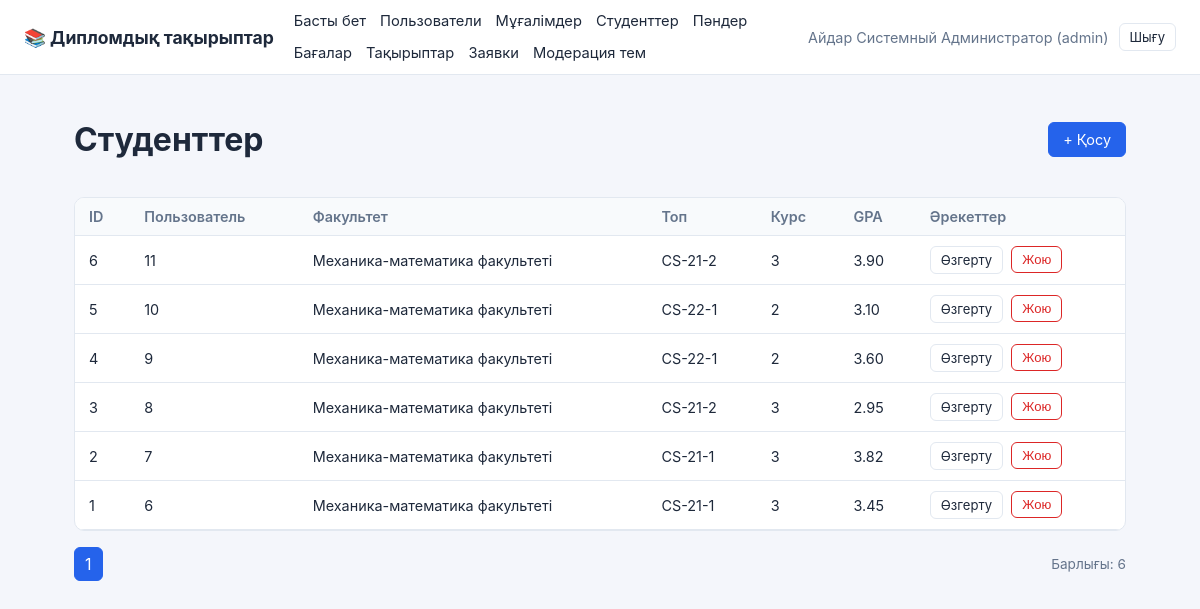
The page /index.php?r=crud/list&entity=students (signed in) on the database its author committed.
### tables this page shows
CREATE TABLE students (
    id          INT AUTO_INCREMENT PRIMARY KEY,
    user_id     INT NOT NULL,
    faculty     VARCHAR(150),
    program     VARCHAR(150),
    study_group VARCHAR(50),
    course_year TINYINT,
    gpa         DECIMAL(3,2),
    FOREIGN KEY (user_id) REFERENCES users(id) ON DELETE CASCADE
);

### src/CrudController.php (called while the page is built, shortened)
<?php
class CrudController
{
    private function resolveEntity(): array
    {
        $name = $_GET['entity'] ?? $_POST['entity'] ?? '';
        $all = entities_config();
        $config = $all[$name];
        return [$name, $config];
    }
    public function list(): void
    {
        [$name, $config] = $this->resolveEntity();
        $model = new CrudModel($config);
        $page = max(1, (int)($_GET['page'] ?? 1));
        $total = $model->count();
        $totalPages = max(1, (int)ceil($total / self::PER_PAGE));
        $page = min($page, $totalPages);
        $rows = $model->paginate($page, self::PER_PAGE);
        require BASE_PATH . '/views/crud/list.php';
    }
}

### public/index.php (called while the page is built, shortened)
<?php
require_once dirname(__DIR__) . '/config/config.php';
$route = $_GET['r'] ?? 'auth/login';
[$seg1, $seg2] = array_pad(explode('/', $route, 2), 2, 'index');
$routes = [
    'auth' => [
        'login'  => ['AuthController', 'GET' === $_SERVER['REQUEST_METHOD'] ? 'loginForm' : 'login'],
        'logout' => ['AuthController', 'logout'],
    ],
    'dashboard' => [
        'index' => ['DashboardController', 'index'],
    ],
    'crud' => [
        'list'   => ['CrudController', 'list'],
        'create' => ['CrudController', 'GET' === $_SERVER['REQUEST_METHOD'] ? 'createForm' : 'save'],
        'edit'   => ['CrudController', 'GET' === $_SERVER['REQUEST_METHOD'] ? 'editForm' : 'save'],
        'delete' => ['CrudController', 'delete'],
    ],
    'topics' => [
        'moderate' => ['TopicsController', 'moderate'],
        'decide'   => ['TopicsController', 'decide'],
    ],
];
[$controllerName, $method] = $routes[$seg1][$seg2];
$controller = new $controllerName();
$controller->$method();

### config/config.php (called while the page is built, shortened)
<?php
spl_autoload_register(function (string $class): void {
    $file = BASE_PATH . '/src/' . $class . '.php';
});

### src/Auth.php (called while the page is built, shortened)
<?php
class Auth
{
    public static function check(): bool
    {
        return isset($_SESSION['user']);
    }
    public static function role(): ?string
    {
        return $_SESSION['user']['role'] ?? null;
    }
}

### src/Database.php (called while the page is built, shortened)
<?php
class Database
{
    private static ?PDO $instance = null;
    public static function connection(): PDO
    {
        if (self::$instance === null) {
            $dsn = 'mysql:host=' . DB_HOST . ';dbname=' . DB_NAME . ';charset=' . DB_CHARSET;
            try {
                self::$instance = new PDO($dsn, DB_USER, DB_PASS, [
                    PDO::ATTR_ERRMODE            => PDO::ERRMODE_EXCEPTION,
                    PDO::ATTR_DEFAULT_FETCH_MODE => PDO::FETCH_ASSOC,
                    PDO::ATTR_EMULATE_PREPARES   => false,
                ]);
            } catch (PDOException $e) {
                http_response_code(500);
                die('Ошибка подключения к БД. Проверьте config/config.php и что MySQL запущен в XAMPP.');
            }
        }
        return self::$instance;
    }
}

### src/CrudModel.php (called while the page is built, shortened)
<?php
class CrudModel
{
    private PDO $pdo;
    private string $table;
    private string $pk;
    public function __construct(array $entityConfig)
    {
        $this->pdo = Database::connection();
        $this->table = $entityConfig['table'];
        $this->pk = $entityConfig['pk'];
    }
    private function tableIdent(): string
    {
        return '`' . preg_replace('/[^a-zA-Z0-9_]/', '', $this->table) . '`';
    }
    private function pkIdent(): string
    {
        return '`' . preg_replace('/[^a-zA-Z0-9_]/', '', $this->pk) . '`';
    }
    public function count(): int
    {
        $stmt = $this->pdo->query('SELECT COUNT(*) FROM ' . $this->tableIdent());
        return (int)$stmt->fetchColumn();
    }
    public function paginate(int $page, int $perPage = 10): array
    {
        $page = max(1, $page);
        $offset = ($page - 1) * $perPage;
        $sql = 'SELECT * FROM ' . $this->tableIdent() . ' ORDER BY ' . $this->pkIdent() . ' DESC LIMIT :limit OFFSET :offset';
        $stmt = $this->pdo->prepare($sql);
        $stmt->bindValue(':limit', $perPage, PDO::PARAM_INT);
        $stmt->bindValue(':offset', $offset, PDO::PARAM_INT);
        $stmt->execute();
        return $stmt->fetchAll();
    }
}

### views/crud/list.php (the view, shortened to what this page needs)
<?php
require BASE_PATH . '/views/layout/header.php';
?>
<div class="list-header">
    <h1><?= htmlspecialchars($config['label'], ENT_QUOTES, 'UTF-8') ?></h1>
    <a class="btn btn-primary" href="index.php?r=crud/create&entity=<?= htmlspecialchars($name, ENT_QUOTES, 'UTF-8') ?>">+ Қосу</a>
</div>
<div class="table-wrap">
<table class="data-table">
<thead>
<tr>
    <?php foreach ($config['list_columns'] as $col): ?>
        <th><?= htmlspecialchars($config['fields'][$col]['label'] ?? $col, ENT_QUOTES, 'UTF-8') ?></th>
    <?php endforeach; ?>
    <th>Әрекеттер</th>
</tr>
</thead>
<tbody>
<?php foreach ($rows as $row): ?>
    <tr>
        <?php foreach ($config['list_columns'] as $col): ?>
            <td><?= htmlspecialchars((string)($row[$col] ?? ''), ENT_QUOTES, 'UTF-8') ?></td>
        <?php endforeach; ?>
        <td class="actions">
            <a class="btn btn-sm" href="index.php?r=crud/edit&entity=<?= htmlspecialchars($name, ENT_QUOTES, 'UTF-8') ?>&id=<?= (int)$row[$config['pk']] ?>">Өзгерту</a>
            <form method="post" action="index.php?r=crud/delete&entity=<?= htmlspecialchars($name, ENT_QUOTES, 'UTF-8') ?>"
                  onsubmit="return confirm('Жазбаны шынымен жоясыз ба?');" class="inline-form">
                <button type="submit" class="btn btn-sm btn-danger">Жою</button>
            </form>
        </td>
    </tr>
<?php endforeach; ?>
</tbody>
</table>
</div>
<div class="pagination">
    <?php for ($p = 1; $p <= $totalPages; $p++): ?>
        <a class="<?= $p === $page ? 'active' : '' ?>"
           href="index.php?r=crud/list&entity=<?= htmlspecialchars($name, ENT_QUOTES, 'UTF-8') ?>&page=<?= $p ?>"><?= $p ?></a>
    <?php endfor; ?>
    <span class="total">Барлығы: <?= (int)$total ?></span>
</div>
<?php require BASE_PATH . '/views/layout/footer.php'; ?>

### public/assets/css/style.css (style rules this page uses)
:root { --primary: #2563eb; --primary-dark: #1d4ed8; --danger: #dc2626; --bg: #f4f6fb; --card-bg: #ffffff; --border: #e2e8f0; --text: #1e293b; --muted: #64748b; }
* { box-sizing: border-box; }
body { margin: 0; font-family: -apple-system, "Segoe UI", Roboto, Arial, sans-serif; background: var(--bg); color: var(--text); }
a { color: var(--primary); text-decoration: none; }
.btn { display: inline-block; padding: 8px 14px; border-radius: 6px; border: 1px solid var(--border); background: #fff; color: var(--text); cursor: pointer; font-size: 0.9rem; }
.btn-primary { background: var(--primary); border-color: var(--primary); color: #fff; }
.btn-danger { background: #fff; border-color: var(--danger); color: var(--danger); }
.btn-sm { padding: 5px 10px; font-size: 0.82rem; }
.list-header { display: flex; justify-content: space-between; align-items: center; margin-bottom: 16px; }
.table-wrap { overflow-x: auto; background: var(--card-bg); border: 1px solid var(--border); border-radius: 10px; }
.data-table { width: 100%; border-collapse: collapse; }
.data-table th, .data-table td { padding: 10px 14px; border-bottom: 1px solid var(--border); text-align: left; font-size: 0.9rem; }
.data-table th { background: #f8fafc; color: var(--muted); font-weight: 600; }
.actions { display: flex; gap: 8px; }
.inline-form { display: inline; }
.pagination { display: flex; gap: 6px; align-items: center; margin-top: 16px; }
.pagination a { padding: 6px 10px; border: 1px solid var(--border); border-radius: 6px; background: #fff; }
.pagination a.active { background: var(--primary); color: #fff; border-color: var(--primary); }
.pagination .total { margin-left: auto; color: var(--muted); font-size: 0.85rem; }

### rows shown on the page
students: id "6", user "11", faculty "Механика-математика факультеті", study_group "CS-21-2", course_year "3", gpa "3.90"
students: id "5", user "10", faculty "Механика-математика факультеті", study_group "CS-22-1", course_year "2", gpa "3.10"
students: id "4", user "9", faculty "Механика-математика факультеті", study_group "CS-22-1", course_year "2", gpa "3.60"
students: id "3", user "8", faculty "Механика-математика факультеті", study_group "CS-21-2", course_year "3", gpa "2.95"
students: id "2", user "7", faculty "Механика-математика факультеті", study_group "CS-21-1", course_year "3", gpa "3.82"
students: id "1", user "6", faculty "Механика-математика факультеті", study_group "CS-21-1", course_year "3", gpa "3.45"

### other values the page prints
$cfg['label'] "Пользователи"
$cfg['label'] "Мұғалімдер"
$cfg['label'] "Студенттер"
$cfg['label'] "Пәндер"
$cfg['label'] "Бағалар"
$cfg['label'] "Тақырыптар"
$cfg['label'] "Заявки"
$user['full_name'] "Айдар Системный Администратор"
$user['role'] "admin"
$config['label'] "Студенттер"
$config['fields'][$col]['label'] "ID"
$config['fields'][$col]['label'] "Пользователь"
$config['fields'][$col]['label'] "Факультет"
$config['fields'][$col]['label'] "Топ"
$config['fields'][$col]['label'] "Курс"
